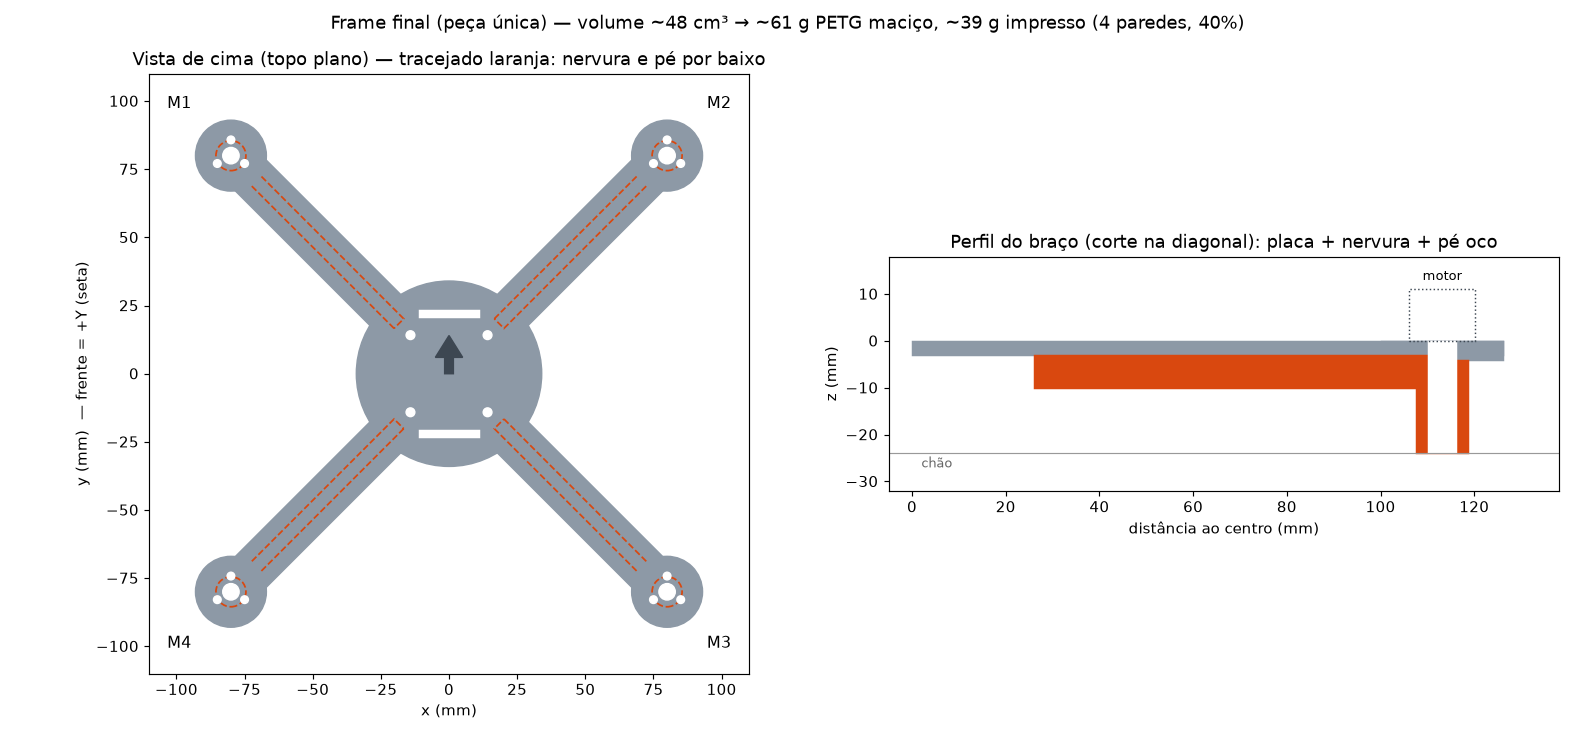

Write the Python code that produced this figure.
"""Pré-visualização do frame final (vista de cima + perfil do braço), sem precisar do Fusion.

    python ferramentas/frame_final/previa.py [saida.png]

Lê os PARÂMETROS direto de frame_final.py, então mostra exatamente o que o script vai criar
(exceto os arredondamentos e chanfros, que só o Fusion calcula).
"""
import math
import os
import re
import sys

import matplotlib
matplotlib.use("Agg")
import matplotlib.pyplot as plt
from matplotlib.patches import Circle, Polygon, Rectangle

PASTA = os.path.dirname(os.path.abspath(__file__))
src = open(os.path.join(PASTA, "frame_final.py"), encoding="utf-8").read()
bloco = src.split("# ======================= PARÂMETROS (mm) =======================")[1].split("# ====")[0]
par = {}
exec(bloco, {}, par)
g = type("G", (), par)

d_motor = g.MOTOR_XY * math.sqrt(2)
diag = [(sx, sy, sx / math.sqrt(2), sy / math.sqrt(2)) for sx, sy in ((1, 1), (-1, 1), (-1, -1), (1, -1))]


def ret(ax_, ay, ux, uy, comp, larg):
    vx, vy = -uy, ux
    h = larg / 2
    bx, by = ax_ + ux * comp, ay + uy * comp
    return [(ax_ + vx * h, ay + vy * h), (bx + vx * h, by + vy * h), (bx - vx * h, by - vy * h), (ax_ - vx * h, ay - vy * h)]


fig, (a1, a2) = plt.subplots(1, 2, figsize=(15, 7), gridspec_kw={"width_ratios": [1.1, 1]})
cinza, escuro, nerv = "#8d99a6", "#3d4752", "#d9480f"
a1.add_patch(Circle((0, 0), g.CORPO_RAIO, color=cinza))
r0 = g.CORPO_RAIO * 0.6
for sx, sy, ux, uy in diag:
    a1.add_patch(Polygon(ret(ux * r0, uy * r0, ux, uy, d_motor - r0, g.LARG_BRACO), color=cinza))
    a1.add_patch(Polygon(ret(ux * g.NERV_INICIO, uy * g.NERV_INICIO, ux, uy, d_motor - g.NERV_INICIO, g.NERV_LARG),
                         fill=False, ec=nerv, ls="--", lw=1.2))
    mx, my = sx * g.MOTOR_XY, sy * g.MOTOR_XY
    a1.add_patch(Circle((mx, my), g.PAD_RAIO, color=cinza))
    a1.add_patch(Circle((mx, my), g.PE_D / 2, fill=False, ec=nerv, ls="--", lw=1.2))
    for k in range(3):
        a = math.radians(g.FURO_MOTOR_ANG0 + 120 * k)
        a1.add_patch(Circle((mx + g.FURO_MOTOR_BC / 2 * math.cos(a), my + g.FURO_MOTOR_BC / 2 * math.sin(a)),
                            g.FURO_MOTOR_D / 2, color="white"))
    a1.add_patch(Circle((mx, my), g.FURO_EIXO_D / 2, color="white"))
    a1.add_patch(Circle((ux * g.STANDOFF_R, uy * g.STANDOFF_R), g.STANDOFF_D / 2, color="white"))
for yy in (g.SLOT_Y, -g.SLOT_Y):
    a1.add_patch(Polygon(ret(-g.SLOT_L / 2, yy, 1, 0, g.SLOT_L, g.SLOT_W), color="white"))
a1.add_patch(Polygon([(0, 14), (-5, 6), (-1.6, 6), (-1.6, 0), (1.6, 0), (1.6, 6), (5, 6)], color=escuro))
for sx, sy, nome in ((-1, 1, "M1"), (1, 1, "M2"), (1, -1, "M3"), (-1, -1, "M4")):
    a1.text(sx * (g.MOTOR_XY + 19), sy * (g.MOTOR_XY + 19), nome, ha="center", va="center", fontsize=11)
a1.set_xlim(-110, 110); a1.set_ylim(-110, 110); a1.set_aspect("equal")
a1.set_title("Vista de cima (topo plano) — tracejado laranja: nervura e pé por baixo")
a1.set_xlabel("x (mm)"); a1.set_ylabel("y (mm)  — frente = +Y (seta)")

# Perfil ao longo de um braço (corte pela diagonal)
a2.add_patch(Rectangle((0, -g.PLACA), d_motor + g.PAD_RAIO, g.PLACA, color=cinza))
a2.add_patch(Rectangle((d_motor - g.PAD_RAIO, -g.PAD_ESP), 2 * g.PAD_RAIO, g.PAD_ESP, color=cinza))
a2.add_patch(Rectangle((g.NERV_INICIO, -(g.PLACA + g.NERV_ALT)), d_motor - g.NERV_INICIO, g.NERV_ALT, color=nerv))
a2.add_patch(Rectangle((d_motor - g.PE_D / 2, -g.PE_ALT), g.PE_D, g.PE_ALT - g.PAD_ESP, color=nerv))
a2.add_patch(Rectangle((d_motor - g.FURO_EIXO_D / 2, -g.PE_ALT), g.FURO_EIXO_D, g.PE_ALT, color="white"))
a2.add_patch(Rectangle((d_motor - 7, 0), 14, 11, fill=False, ec=escuro, ls=":"))
a2.text(d_motor, 13, "motor", ha="center", fontsize=9)
a2.axhline(-g.PE_ALT, color="#999", lw=0.8)
a2.text(2, -g.PE_ALT - 3, "chão", fontsize=9, color="#666")
a2.set_xlim(-5, d_motor + 25); a2.set_ylim(-g.PE_ALT - 8, 18); a2.set_aspect("equal")
a2.set_title("Perfil do braço (corte na diagonal): placa + nervura + pé oco")
a2.set_xlabel("distância ao centro (mm)"); a2.set_ylabel("z (mm)")

# Estimativa de volume (sem filetes): soma das partes menos sobreposições grosseiras
area_disco = math.pi * g.CORPO_RAIO ** 2
area_bracos = 4 * g.LARG_BRACO * (d_motor - g.CORPO_RAIO)
v = (area_disco + area_bracos) * g.PLACA
v += 4 * math.pi * g.PAD_RAIO ** 2 * (g.PAD_ESP - g.PLACA) + 4 * (math.pi * g.PAD_RAIO ** 2 - g.LARG_BRACO * g.PAD_RAIO) * g.PLACA * 0.5
v += 4 * g.NERV_LARG * g.NERV_ALT * (d_motor - g.NERV_INICIO)
v += 4 * math.pi * ((g.PE_D / 2) ** 2 - (g.FURO_EIXO_D / 2) ** 2) * (g.PE_ALT - g.PAD_ESP)
v /= 1000
fig.suptitle(f"Frame final (peça única) — volume ~{v:.0f} cm³ → ~{v*1.27:.0f} g PETG maciço, "
             f"~{v*1.27*0.65:.0f} g impresso (4 paredes, 40%)", fontsize=12)
plt.tight_layout()
saida = sys.argv[1] if len(sys.argv) > 1 else os.path.join(PASTA, "previa.png")
plt.savefig(saida, dpi=105)
print(f"{saida} | volume ~{v:.1f} cm3")
